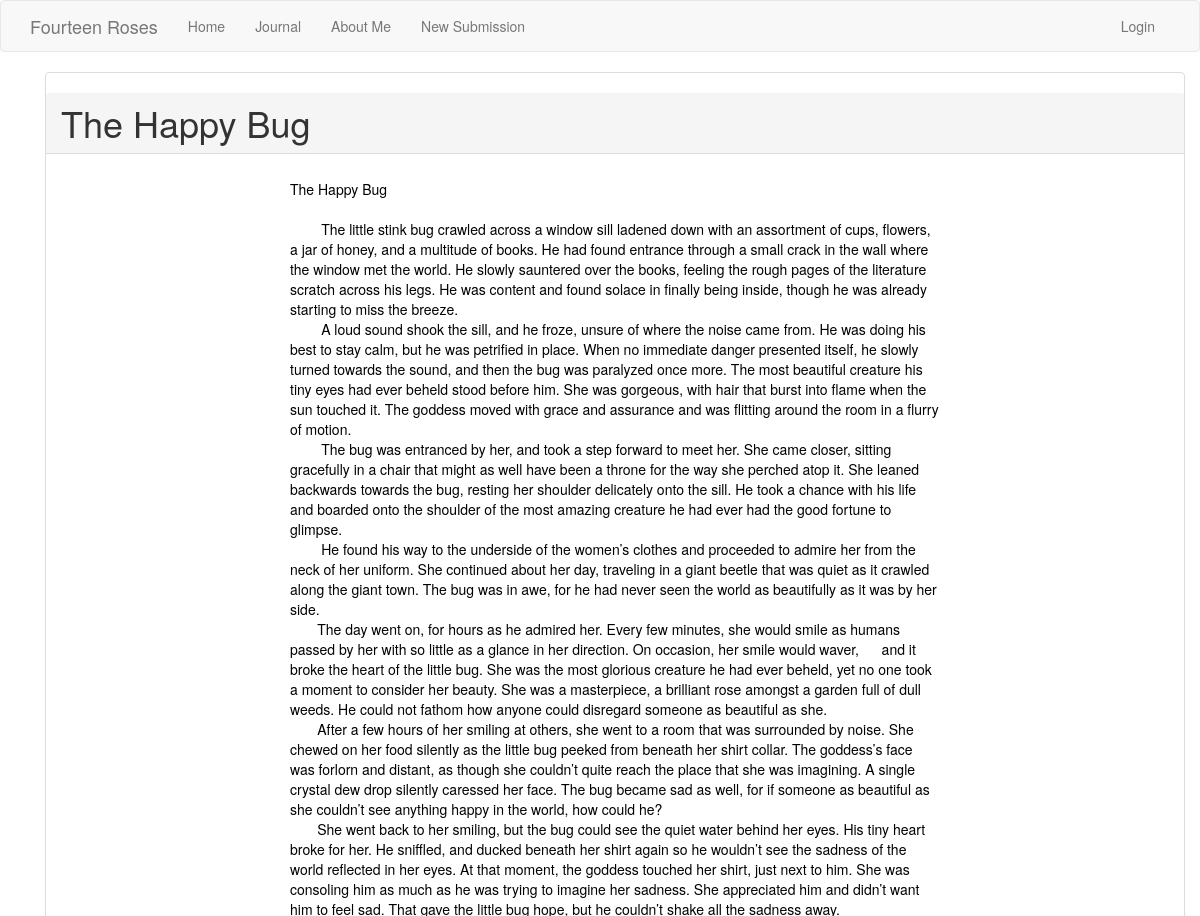
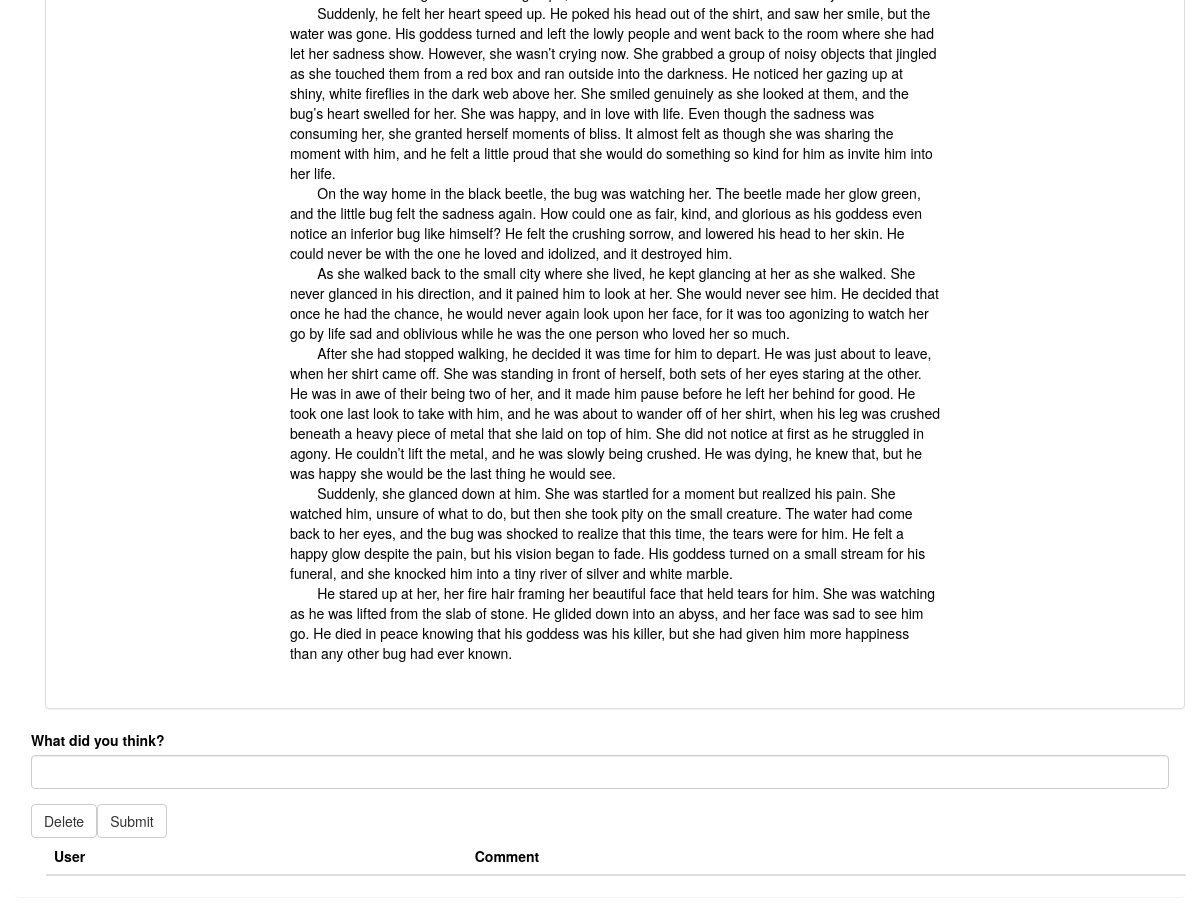
Page /story/The Happy Bug on the committed database (2 pictures, top to bottom).
### app/models.py (models this page shows, shortened)
class StoryPost(db.Model):
    __tablename__ = 'storypost'
    id = db.Column(db.Integer, primary_key=True)
    title = db.Column(db.String(50))
    body = db.Column(db.String())
    timestamp = db.Column(db.DateTime, index=True, default=datetime.utcnow)
    user_id = db.Column(db.Integer, db.ForeignKey('user.id'))
    author = db.relationship('User', back_populates='story_posts',)
    comments = db.relationship('Post', back_populates='story',)

### app/routes.py (the view, shortened to what this page needs)
@app.route('/story/<title>', methods=['GET', 'Post'])
def story(title):
    form = CommentForm()
    current_story = StoryPost.query.filter_by(title=title).first_or_404()
    comments = reversed(current_story.comments)
    if current_user == User.query.filter_by(username='Katie Brethorst').first():
        current_user.is_admin = True
    else:
        current_user.is_admin = False
    if request.method == 'POST':
        if request.form['delete']:
            db.session.delete(current_story)
            db.session.commit()
            flash(f"{current_story.title} has been deleted.")
            return redirect(url_for('index'))
    return render_template('story.html', title=title, current_story=current_story, form=form, comments=comments,
                           current_user=current_user)

### app/forms.py
class CommentForm(FlaskForm):
    body = StringField('What did you think?', validators=[DataRequired()])
    delete = SubmitField('Delete')
    submit = SubmitField('Submit')

### app/templates/story.html (shortened to what this page needs)
{% extends "base.html" %}
{% block app_content %}
<div class=container>
    <div class="panel panel-default">
        <h1 class="panel-heading">{{ current_story.title }}</h1
        <div>
            <div class="panel-body" align="center">
                <p class="a" align="left">{{ current_story.body }}</p>
            </div>
        </div>
    </div>
</div>
<div class="container panel">
            {% include 'post/_newcomment.html' %}
            {% include 'post/_comments.html' %}
</div>
        {% endblock %}

### app/templates/story.html (style rules this page uses)
p.a { white-space:pre-wrap; }
p.a { max-width: 650px; }
body { color: black; }

### rows in the picture
StoryPost: title "The Happy Bug", body "The Happy Bug The little stink bug crawled across a window sill ladened down with an assortment of cups, flowers, a jar of honey, and a multitude of books. He had found entrance through a small crack in the wall where the window met the world. He slowly sauntered over the books, feeling the rough pages of the literature scratch across his legs. He was content and found solace in finally being inside, though he was already starting to miss the breeze. A loud sound shook the sill, and he froze, unsure of where the noise came from. He was doing his best to stay calm, but he was petrified in place. When no immediate danger presented itself, he slowly turned towards the sound, and then the bug…"
